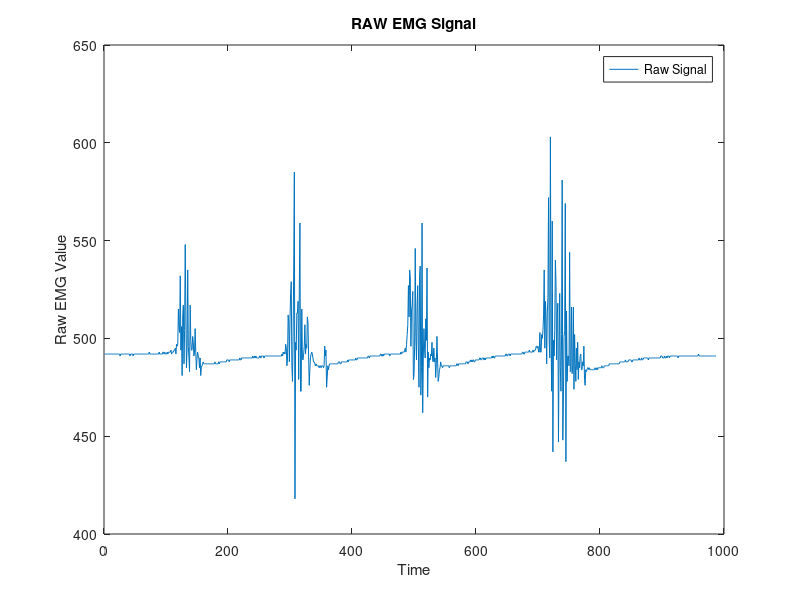

MATLAB code to generate this figure:
clear
clc
load raw2.dat
[n,p] = size(raw2);
t = 1:n;

plot(t,raw2), 
legend('Raw Signal')
xlabel('Time'), ylabel('Raw EMG Value')
title('RAW EMG Signal')